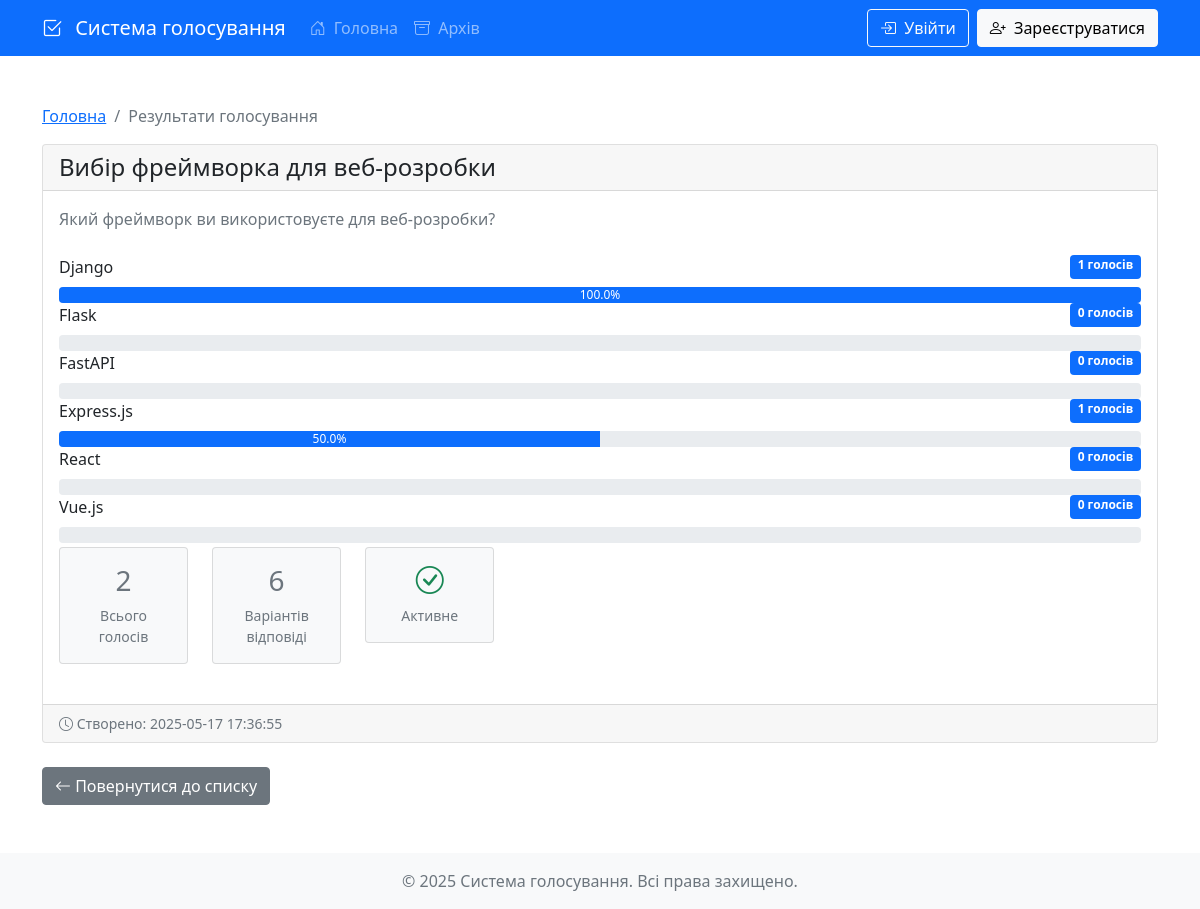
The page /poll/9/results on the database its author committed.
### src/database/models.py (models this page shows)
class Poll(Base):
    __tablename__ = "polls"
    id = Column(Integer, primary_key=True, index=True)
    title = Column(String, index=True)
    description = Column(String, nullable=True)
    created_at = Column(DateTime, default=datetime.utcnow)
    ends_at = Column(DateTime, nullable=True)
    is_active = Column(Boolean, default=True)
    created_by = Column(Integer, ForeignKey("users.id"))
    creator = relationship("User", back_populates="polls_created")
    options = relationship("PollOption", back_populates="poll", cascade="all, delete-orphan")
    votes = relationship("Vote", back_populates="poll")

class PollOption(Base):
    __tablename__ = "poll_options"
    id = Column(Integer, primary_key=True, index=True)
    poll_id = Column(Integer, ForeignKey("polls.id"))
    text = Column(String)
    votes_count = Column(Integer, default=0)
    poll = relationship("Poll", back_populates="options")
    votes = relationship("Vote", back_populates="option")

### src/main.py (the view)
@app.get("/poll/{poll_id}/results")
async def poll_results(request: Request, poll_id: int, db: Session = Depends(get_db)):
    try:
        poll = db.query(Poll).filter(Poll.id == poll_id).first()
        if not poll:
            raise HTTPException(status_code=404, detail="Голосування не знайдено")
        options_with_votes = []
        total_votes = 0
        for option in poll.options:
            votes_count = db.query(Vote).filter(Vote.option_id == option.id).count()
            total_votes += votes_count
            options_with_votes.append({
                "id": option.id,
                "text": option.text,
                "votes": votes_count,
                "percentage": round((votes_count / total_votes * 100) if total_votes > 0 else 0, 1)
            })
        return templates.TemplateResponse(
            "poll_results.html",
            {
                "request": request,
                "poll": poll,
                "options": options_with_votes,
                "total_votes": total_votes,
                "current_user": await get_current_user(request)
            }
        )
    except HTTPException:
        raise
    except Exception as e:
        logger.error(f"Error showing poll results: {str(e)}")
        raise HTTPException(status_code=500, detail=str(e))

### src/templates/poll_results.html (shortened to what this page needs)
{% extends "base.html" %}
{% block content %}
<div class="container mt-4">
    <nav aria-label="breadcrumb">
        <ol class="breadcrumb">
            <li class="breadcrumb-item"><a href="/">Головна</a></li>
            <li class="breadcrumb-item active">Результати голосування</li>
        </ol>
    </nav>
    <div class="card mb-4">
        <div class="card-header">
            <h4 class="mb-0">{{ poll.title }}</h4>
        </div>
        <div class="card-body">
            {% if poll.description %}
            <p class="text-muted mb-4">{{ poll.description }}</p>
            {% endif %}
            <div class="results-container">
                {% for option in options %}
                <div class="poll-result">
                    <div class="d-flex justify-content-between mb-2">
                        <span>{{ option.text }}</span>
                        <span class="badge bg-primary">{{ option.votes }} голосів</span>
                    </div>
                    <div class="progress">
                        <div class="progress-bar"
                             role="progressbar"
                             data-width="{{ '{:.1f}'.format(option.percentage) }}"
                             aria-valuenow="{{ '{:.1f}'.format(option.percentage) }}"
                             aria-valuemin="0"
                             aria-valuemax="100">
                            {{ '{:.1f}'.format(option.percentage) }}%
                        </div>
                    </div>
                </div>
                {% endfor %}
            </div>
            <div class="poll-stats">
                <div class="row g-4">
                    <div class="col-md-4">
                        <div class="card bg-light">
                            <div class="card-body text-center">
                                <h3>{{ total_votes }}</h3>
                                <p class="text-muted mb-0">Всього голосів</p>
                            </div>
                        </div>
                    </div>
                    <div class="col-md-4">
                        <div class="card bg-light">
                            <div class="card-body text-center">
                                <h3>{{ options|length }}</h3>
                                <p class="text-muted mb-0">Варіантів відповіді</p>
                            </div>
                        </div>
                    </div>
                    <div class="col-md-4">
                        <div class="card bg-light">
                            <div class="card-body text-center">
                                <h3>
                                    <i class="bi {% if poll.is_active %}bi-check-circle text-success{% else %}bi-x-circle text-danger{% endif %}"></i>
                                </h3>
                                <p class="text-muted mb-0">
                                    {% if poll.is_active %}Активне{% else %}Закрите{% endif %}
                                </p>
                            </div>
                        </div>
                    </div>
                </div>
            </div>
        </div>
        <div class="card-footer">
            <div class="d-flex justify-content-between align-items-center">
                <small class="text-muted">
                    <i class="bi bi-clock"></i>
                    Створено: {{ poll.created_at.strftime('%Y-%m-%d %H:%M:%S') }}
                </small>
            </div>
        </div>
    </div>
    <div class="mb-4">
        <a href="/" class="btn btn-secondary">
            <i class="bi bi-arrow-left"></i> Повернутися до списку
        </a>
    </div>
</div>
{% endblock %}

### src/static/css/styles.css (style rules this page uses)
.card { margin-bottom: 1.5rem; }
.poll-stats { display: flex; align-items: center; gap: 1rem; color: #6c757d; font-size: 0.875rem; }
.poll-stats { font-size: 0.875rem; color: #6c757d; margin-top: 0.25rem; }

### rows shown on the page
Poll: title "Вибір фреймворка для веб-розробки", description "Який фреймворк ви використовуєте для веб-розробки?", created_at "2025-05-17 17:36:55"
PollOption: text "Django", votes "1", percentage "100.0"
PollOption: text "Flask", votes "0"
PollOption: text "FastAPI", votes "0"
PollOption: text "Express.js", votes "1", percentage "50.0"
PollOption: text "React", votes "0"
PollOption: text "Vue.js", votes "0"

### other values the page prints
{{ total_votes }} "2"
{{ options|length }} "6"
